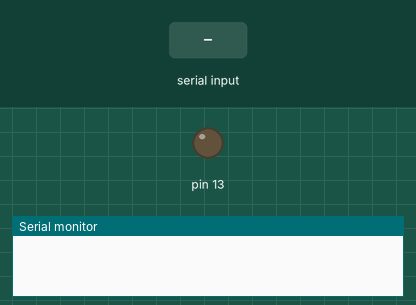
The sketch below on a simulated Arduino Uno, built with avr-gcc and run on an emulated ATmega328P. On the bench: output pins drawn as LEDs (lit = HIGH), the last lines printed to the serial monitor. The inputs (shaded band) are chosen by the test bench.

Above: at 1.2 s.
1.3 s: "10\n" received over the second serial link
At 2.0 s:
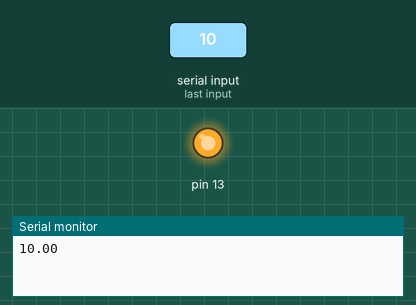
2.8 s: "11\n" received over the second serial link
At 3.2 s:
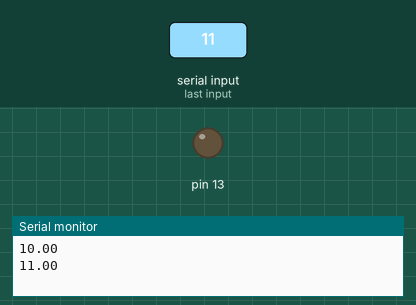
Timing chart, 0 to 5.8 s (numbered marks = the images above; inputs shaded):
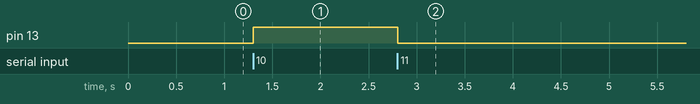

Measured:
- after the input at 1.3 s, pin 13: LOW → HIGH at once
- after the input at 2.8 s, pin 13: HIGH → LOW at once

The sketch:

Arduino.ino
```cpp
#include <SoftwareSerial.h>

SoftwareSerial ArduinoSerial(3, 2); // RX, TX
void setup() {
Serial.begin(115200);
ArduinoSerial.begin(4800);

pinMode(13, OUTPUT);
}
void loop() {
while (ArduinoSerial.available() > 0) {
float val = ArduinoSerial.parseFloat();
if (ArduinoSerial.read() == '\n') {
if (val == 10) {
digitalWrite(13, 1);
} else if (val == 11) {
digitalWrite(13, 0);
}
Serial.println(val);
}
}
delay(100);
}
```
